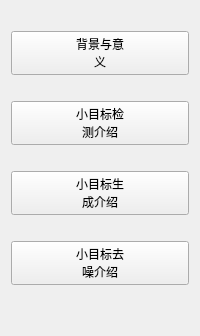
         <widget class="QWidget" name="backgroundMenuPage">
          <layout class="QVBoxLayout" name="verticalLayout_3">
           <item>
            <layout class="QVBoxLayout" name="verticalLayout_2">
             <item>
              <spacer name="horizontalSpacer_10">
               <property name="orientation">
                <enum>Qt::Horizontal</enum>
               </property>
               <property name="sizeHint" stdset="0">
                <size>
                 <width>40</width>
                 <height>20</height>
                </size>
               </property>
              </spacer>
             </item>
             <item>
              <widget class="QPushButton" name="backgroundBtn">
               <property name="sizePolicy">
                <sizepolicy hsizetype="Minimum" vsizetype="Fixed">
                 <horstretch>0</horstretch>
                 <verstretch>0</verstretch>
                </sizepolicy>
               </property>
               <property name="layoutDirection">
                <enum>Qt::LeftToRight</enum>
               </property>
               <property name="text">
                <string>背景与意
义</string>
               </property>
               <property name="autoRepeat">
                <bool>false</bool>
               </property>
               <property name="autoExclusive">
                <bool>false</bool>
               </property>
               <property name="autoRepeatDelay">
                <number>300</number>
               </property>
              </widget>
             </item>
             <item>
              <spacer name="horizontalSpacer_7">
               <property name="orientation">
                <enum>Qt::Horizontal</enum>
               </property>
               <property name="sizeHint" stdset="0">
                <size>
                 <width>40</width>
                 <height>20</height>
                </size>
               </property>
              </spacer>
             </item>
             <item>
              <widget class="QPushButton" name="targetDetectionIntroBtn">
               <property name="sizePolicy">
                <sizepolicy hsizetype="Minimum" vsizetype="Fixed">
                 <horstretch>0</horstretch>
                 <verstretch>0</verstretch>
                </sizepolicy>
               </property>
               <property name="layoutDirection">
                <enum>Qt::LeftToRight</enum>
               </property>
               <property name="text">
                <string>小目标检
测介绍</string>
               </property>
               <property name="autoRepeat">
                <bool>false</bool>
               </property>
               <property name="autoExclusive">
                <bool>false</bool>
               </property>
               <property name="autoRepeatDelay">
                <number>300</number>
               </property>
              </widget>
             </item>
             <item>
              <spacer name="horizontalSpacer_8">
               <property name="orientation">
                <enum>Qt::Horizontal</enum>
               </property>
               <property name="sizeHint" stdset="0">
                <size>
                 <width>40</width>
                 <height>20</height>
                </size>
               </property>
              </spacer>
             </item>
             <item>
              <widget class="QPushButton" name="targetGenIntroBtn">
               <property name="sizePolicy">
                <sizepolicy hsizetype="Minimum" vsizetype="Fixed">
                 <horstretch>0</horstretch>
                 <verstretch>0</verstretch>
                </sizepolicy>
               </property>
               <property name="layoutDirection">
                <enum>Qt::LeftToRight</enum>
               </property>
               <property name="text">
                <string>小目标生
成介绍</string>
               </property>
               <property name="autoRepeat">
                <bool>false</bool>
               </property>
               <property name="autoExclusive">
                <bool>false</bool>
               </property>
               <property name="autoRepeatDelay">
                <number>300</number>
               </property>
              </widget>
             </item>
             <item>
              <spacer name="horizontalSpacer_9">
               <property name="orientation">
                <enum>Qt::Horizontal</enum>
               </property>
               <property name="sizeHint" stdset="0">
                <size>
                 <width>40</width>
                 <height>20</height>
                </size>
               </property>
              </spacer>
             </item>
             <item>
              <widget class="QPushButton" name="noiseReductionIntroBtn">
               <property name="sizePolicy">
                <sizepolicy hsizetype="Minimum" vsizetype="Fixed">
                 <horstretch>0</horstretch>
                 <verstretch>0</verstretch>
                </sizepolicy>
               </property>
               <property name="layoutDirection">
                <enum>Qt::LeftToRight</enum>
               </property>
               <property name="text">
                <string>小目标去
噪介绍</string>
               </property>
               <property name="autoRepeat">
                <bool>false</bool>
               </property>
               <property name="autoExclusive">
                <bool>false</bool>
               </property>
               <property name="autoRepeatDelay">
                <number>300</number>
               </property>
              </widget>
             </item>
             <item>
              <spacer name="verticalSpacer_5">
               <property name="orientation">
                <enum>Qt::Vertical</enum>
               </property>
               <property name="sizeHint" stdset="0">
                <size>
                 <width>20</width>
                 <height>40</height>
                </size>
               </property>
              </spacer>
             </item>
            </layout>
           </item>
          </layout>
         </widget>
